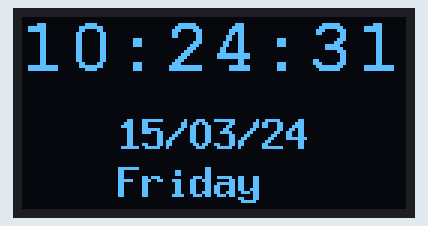
This sketch was run on a simulated ESP32. Shown: 128×64 one-colour display. WiFi joins after 1.5 s; servers stay silent unless stated; the local clock reads 2024-03-15 10:24:30 at power-on unless the sketch sets it; what the sketch prints to the serial monitor is not drawn.

Above: at 1.8 s.
At 5.9 s:
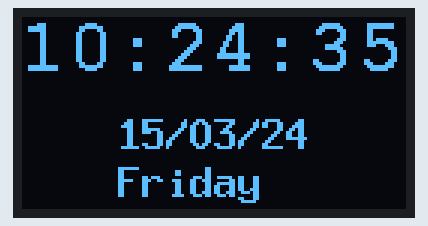
At 11.1 s:
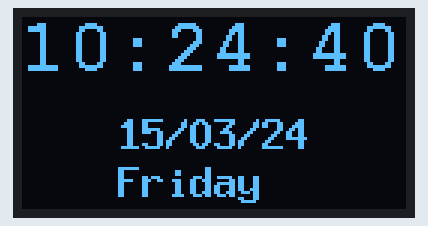
At 20.4 s:
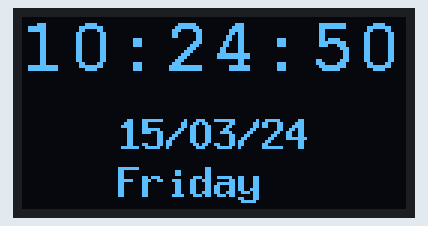
At 29.7 s:
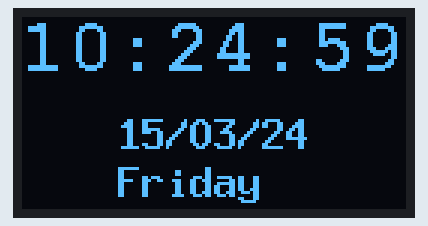
At 39.0 s:
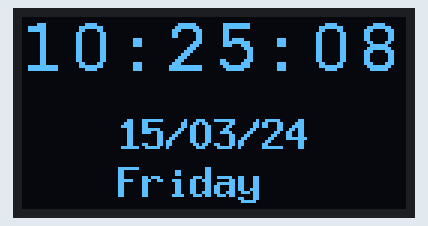

Measured:
- what the display in image 0 shows lasts 1.0 s, from 1.7 s to 2.7 s

The sketch:

diy-e12.ino
```cpp
/*************************************************************************************************************************************************
 *  TITLE: This sketch connects to a local WiFi network, connects to a network server and obtains the network time. It then converts this to a
 *  readable format and displays it to the serial terminal and an OLED module. Refer to the video and post for more information.
 *
 *  By Frenoy Osburn
 *  YouTube Video: https://youtu.be/3LkKYtQqzKo
 *  BnBe Post: https://www.bitsnblobs.com/network-time-using-esp8266
 *************************************************************************************************************************************************/

  /********************************************************************************************************************
 *  Board Settings:
 *  Board: "WeMos D1 R1 or Mini"
 *  Upload Speed: "921600"
 *  CPU Frequency: "80MHz"
 *  Flash Size: "4MB (FS:@MB OTA:~1019KB)"
 *  Debug Port: "Disabled"
 *  Debug Level: "None"
 *  VTables: "Flash"
 *  IwIP Variant: "v2 Lower Memory"
 *  Exception: "Legacy (new can return nullptr)"
 *  Erase Flash: "Only Sketch"
 *  SSL Support: "All SSL ciphers (most compatible)"
 *  COM Port: Depends *On Your System*
 *********************************************************************************************************************/

 /*
  This is an example file for using the time function in ESP8266 or ESP32 tu get NTP time
  It offers two functions:

  - getNTPtime(struct tm * info, uint32_t ms) where info is a structure which contains time
  information and ms is the time the service waits till it gets a response from NTP.
  Each time you cann this function it calls NTP over the net.

  If you do not want to call an NTP service every second, you can use
  - getTimeReducedTraffic(int ms) where ms is the the time between two physical NTP server calls. Betwwn these calls,
  the time structure is updated with the (inaccurate) timer. If you call NTP every few minutes you should be ok

  The time structure is called tm and has teh following values:

  Definition of struct tm:
  Member  Type  Meaning Range
  tm_sec  int seconds after the minute  0-61*
  tm_min  int minutes after the hour  0-59
  tm_hour int hours since midnight  0-23
  tm_mday int day of the month  1-31
  tm_mon  int months since January  0-11
  tm_year int years since 1900
  tm_wday int days since Sunday 0-6
  tm_yday int days since January 1  0-365
  tm_isdst  int Daylight Saving Time flag

  because the values are somhow akwardly defined, I introduce a function makeHumanreadable() where all values are adjusted according normal numbering.
  e.g. January is month 1 and not 0 And Sunday or monday is weekday 1 not 0 (according definition of MONDAYFIRST)

  Showtime is an example on how you can use the time in your sketch

  The functions are inspired by work of G6EJD ( https://www.youtube.com/channel/UCgtlqH_lkMdIa4jZLItcsTg )
*/

#ifdef ESP8266
#include <ESP8266WiFi.h>
#else
#include <WiFi.h>
#endif
#include <time.h>
#include <U8x8lib.h>
#include "credentials.h"

const char* ssid = mySSID;              //from credentials.h file
const char* password = myPASSWORD;      //from credentials.h file

const char* NTP_SERVER = "ch.pool.ntp.org";
const char* TZ_INFO    = "GMT+0BST-1,M3.5.0/01:00:00,M10.5.0/02:00:00";  // enter your time zone (https://remotemonitoringsystems.ca/time-zone-abbreviations.php)

tm timeinfo;
time_t now;
long unsigned lastNTPtime;
unsigned long lastEntryTime;

U8X8_SSD1306_128X64_NONAME_SW_I2C u8x8(/* clock=*/ SCL, /* data=*/ SDA, /* reset=*/ U8X8_PIN_NONE);   // OLEDs without Reset of the Display

void setup()
{
  u8x8.begin();

  Serial.begin(115200);
  Serial.println("\n\nNTP Time Test\n");
  WiFi.begin(ssid, password);

  Serial.print("Connecting to network");
  int counter = 0;
  while (WiFi.status() != WL_CONNECTED)
  {
    delay(200);
    if (++counter > 100)
      ESP.restart();
    Serial.print( "." );
  }
  Serial.println("\nWiFi connected\n\n");

  configTime(0, 0, NTP_SERVER);
  // See https://github.com/nayarsystems/posix_tz_db/blob/master/zones.csv for Timezone codes for your region
  setenv("TZ", TZ_INFO, 1);

  if (getNTPtime(10))
  {
    // wait up to 10sec to sync
  }
  else
  {
    Serial.println("Time not set");
    ESP.restart();
  }
  showTime(&timeinfo);
  lastNTPtime = time(&now);
  lastEntryTime = millis();
}

void loop()
{
  getNTPtime(10);
  showTime(&timeinfo);
  delay(1000);
}

bool getNTPtime(int sec)
{
  {
    uint32_t start = millis();
    do
    {
      time(&now);
      localtime_r(&now, &timeinfo);
      delay(10);
    } while (((millis() - start) <= (1000 * sec)) && (timeinfo.tm_year < (2016 - 1900)));

    if (timeinfo.tm_year <= (2016 - 1900))
        return false;  // the NTP call was not successful

    Serial.print("Time Now: ");
    Serial.println(now);
  }
  return true;
}

void showTime(tm *localTime)
{
  //print to serial terminal
  Serial.print(localTime->tm_mday);
  Serial.print('/');
  Serial.print(localTime->tm_mon + 1);
  Serial.print('/');
  Serial.print(localTime->tm_year - 100);
  Serial.print('-');
  Serial.print(localTime->tm_hour);
  Serial.print(':');
  Serial.print(localTime->tm_min);
  Serial.print(':');
  Serial.print(localTime->tm_sec);
  Serial.print(" Day of Week ");
  Serial.println(localTime->tm_wday);
  Serial.println();

  //display on OLED
  char time_output[30];

  u8x8.setFont(u8x8_font_courB18_2x3_f);
  u8x8.setCursor(0,0);
  sprintf(time_output, "%02d:%02d:%02d", localTime->tm_hour, localTime->tm_min, localTime->tm_sec);
  u8x8.print(time_output);

  u8x8.setFont(u8x8_font_8x13B_1x2_f);
  u8x8.setCursor(4,4);
  sprintf(time_output, "%02d/%02d/%02d", localTime->tm_mday, localTime->tm_mon + 1, localTime->tm_year - 100);
  u8x8.print(time_output);

  u8x8.setCursor(4,6);
  u8x8.print(getDOW(localTime->tm_wday));
}

char * getDOW(uint8_t tm_wday)
{
  switch(tm_wday)
  {
    case 1:
      return "Monday";
      break;

    case 2:
      return "Tuesday";
      break;

    case 3:
      return "Wednesday";
      break;

    case 4:
      return "Thursday";
      break;

    case 5:
      return "Friday";
      break;

    case 6:
      return "Saturday";
      break;

    case 7:
      return "Sunday";
      break;

    default:
      return "Error";
      break;
  }
}
```

credentials.h
```cpp
char mySSID[]="Network";
char myPASSWORD[]="Password";
```
